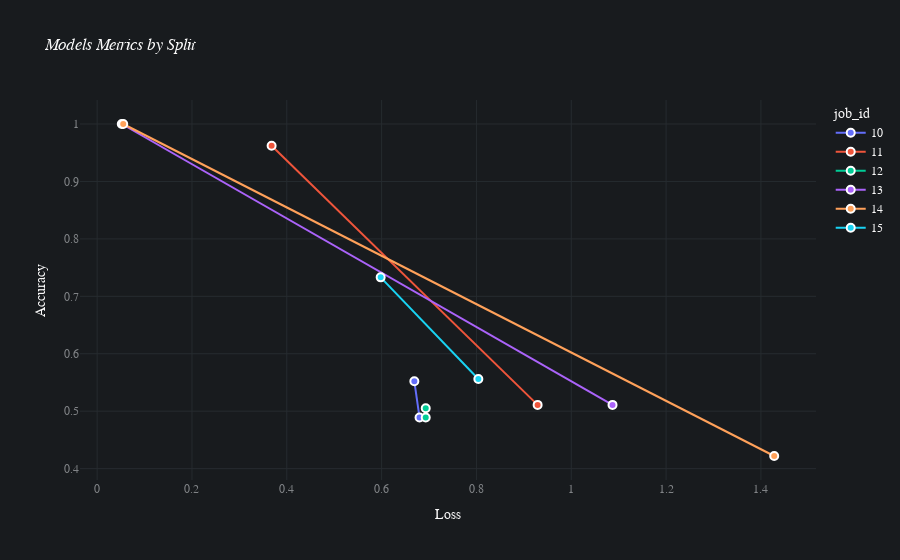

This figure's notebook cell:
### Code cell
batch.plot_performance()

### Figure 1 — Plotly figure (JSON) as saved in the notebook; plotly's stock layout.template omitted (floating-point values rounded to 4 significant figures)
{"data": [{"customdata": [[10, "test", 0.68, 0.489], [10, "train", 0.669, 0.552]], "hovertemplate": "job_id=%{customdata[0]}<br>loss=%{customdata[2]}<br>accuracy=%{customdata[3]}<br>split=%{customdata[1]}<extra></extra>", "legendgroup": "10", "line": {"color": "#636efa", "dash": "solid", "shape": "spline", "width": 2}, "marker": {"line": {"color": "white", "width": 2}, "size": 8}, "mode": "markers+lines", "name": "10", "orientation": "v", "showlegend": true, "type": "scatter", "x": [0.68, 0.669], "xaxis": "x", "y": [0.489, 0.552], "yaxis": "y"}, {"customdata": [[11, "test", 0.929, 0.511], [11, "train", 0.368, 0.962]], "hovertemplate": "job_id=%{customdata[0]}<br>loss=%{customdata[2]}<br>accuracy=%{customdata[3]}<br>split=%{customdata[1]}<extra></extra>", "legendgroup": "11", "line": {"color": "#EF553B", "dash": "solid", "shape": "spline", "width": 2}, "marker": {"line": {"color": "white", "width": 2}, "size": 8}, "mode": "markers+lines", "name": "11", "orientation": "v", "showlegend": true, "type": "scatter", "x": [0.929, 0.368], "xaxis": "x", "y": [0.511, 0.962], "yaxis": "y"}, {"customdata": [[12, "test", 0.693, 0.489], [12, "train", 0.693, 0.505]], "hovertemplate": "job_id=%{customdata[0]}<br>loss=%{customdata[2]}<br>accuracy=%{customdata[3]}<br>split=%{customdata[1]}<extra></extra>", "legendgroup": "12", "line": {"color": "#00cc96", "dash": "solid", "shape": "spline", "width": 2}, "marker": {"line": {"color": "white", "width": 2}, "size": 8}, "mode": "markers+lines", "name": "12", "orientation": "v", "showlegend": true, "type": "scatter", "x": [0.693, 0.693], "xaxis": "x", "y": [0.489, 0.505], "yaxis": "y"}, {"customdata": [[13, "test", 1.087, 0.511], [13, "train", 0.052, 1]], "hovertemplate": "job_id=%{customdata[0]}<br>loss=%{customdata[2]}<br>accuracy=%{customdata[3]}<br>split=%{customdata[1]}<extra></extra>", "legendgroup": "13", "line": {"color": "#ab63fa", "dash": "solid", "shape": "spline", "width": 2}, "marker": {"line": {"color": "white", "width": 2}, "size": 8}, "mode": "markers+lines", "name": "13", "orientation": "v", "showlegend": true, "type": "scatter", "x": [1.087, 0.052], "xaxis": "x", "y": [0.511, 1], "yaxis": "y"}, {"customdata": [[14, "test", 1.428, 0.422], [14, "train", 0.055, 1]], "hovertemplate": "job_id=%{customdata[0]}<br>loss=%{customdata[2]}<br>accuracy=%{customdata[3]}<br>split=%{customdata[1]}<extra></extra>", "legendgroup": "14", "line": {"color": "#FFA15A", "dash": "solid", "shape": "spline", "width": 2}, "marker": {"line": {"color": "white", "width": 2}, "size": 8}, "mode": "markers+lines", "name": "14", "orientation": "v", "showlegend": true, "type": "scatter", "x": [1.428, 0.055], "xaxis": "x", "y": [0.422, 1], "yaxis": "y"}, {"customdata": [[15, "test", 0.804, 0.556], [15, "train", 0.598, 0.733]], "hovertemplate": "job_id=%{customdata[0]}<br>loss=%{customdata[2]}<br>accuracy=%{customdata[3]}<br>split=%{customdata[1]}<extra></extra>", "legendgroup": "15", "line": {"color": "#19d3f3", "dash": "solid", "shape": "spline", "width": 2}, "marker": {"line": {"color": "white", "width": 2}, "size": 8}, "mode": "markers+lines", "name": "15", "orientation": "v", "showlegend": true, "type": "scatter", "x": [0.804, 0.598], "xaxis": "x", "y": [0.556, 0.733], "yaxis": "y"}], "layout": {"autosize": true, "font": {"color": "#FAFAFA", "family": "Avenir"}, "hoverlabel": {"bgcolor": "#0F0F0F", "font": {"family": "Avenir", "size": 15}}, "legend": {"title": {"text": "job_id"}, "tracegroupgap": 0}, "paper_bgcolor": "#181B1E", "plot_bgcolor": "#181B1E", "title": {"text": "<i>Models Metrics by Split</i>"}, "xaxis": {"anchor": "y", "autorange": true, "domain": [0, 1], "gridcolor": "#262B2F", "range": [-0.03477, 1.515], "tickfont": {"color": "#818487"}, "title": {"text": "Loss"}, "type": "linear", "zeroline": false}, "yaxis": {"anchor": "x", "autorange": true, "domain": [0, 1], "gridcolor": "#262B2F", "range": [0.3812, 1.041], "tickfont": {"color": "#818487"}, "title": {"text": "Accuracy"}, "type": "linear", "zeroline": false}}}
